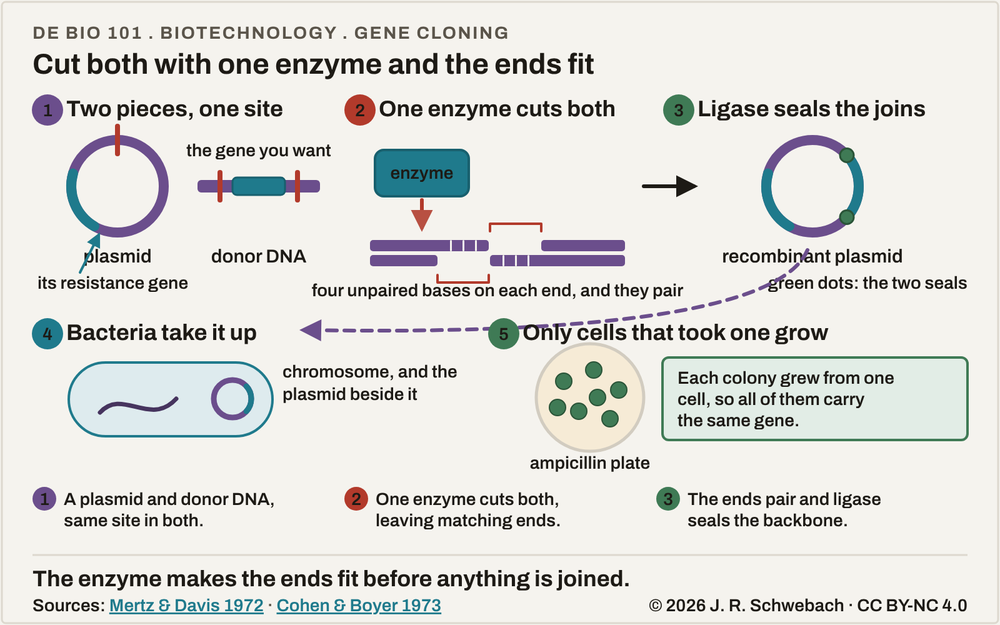
#> input picture _briefs/figures/06-cloning-a-gene.png, 1000 x 625 px, shrunk from 1600 x 1000 before the run
$ python t3-compare-cloning.py
#> lines starting #> are read from the running program, lines starting #| are printed output that depends on the picture; after the words box and inside, x2 and y2 are one past the last pixel; in counts of white or black regions, pixels touching at a corner belong together
#!/usr/bin/env python3
"""T3 for cloning: compare the stage screenshots written by mechanism-reel-tests-cloning.js with the delivered
PNG, which does not change for this build (D12). Prints the pixel-difference percentage at DE (the still's words)
and at SOL, and writes a two-up image of the DE frame. Run from the tests folder after the suite. No difference
is expected beyond text rendering: every traveller ends where the still draws it, the enzyme included, and the
opened ring's two arcs cover the same pixels as the still's full circle under the two seals."""
import sys
from PIL import Image
import numpy as np
ref=Image.open(sys.argv[1] if len(sys.argv)>1 else '../../06-cloning-a-gene.png').convert('RGB')
#> ref is the input picture: PIL image 1000x625 RGB; mean R, G, B 222.5, 222.4, 218.6
a=np.asarray(ref).astype(int)
for name in ('T3-cloning-final-step.png','T3-cloning-final-step-sol.png'):
    im=Image.open(name).convert('RGB').crop((0,0,ref.size[0],ref.size[1]))
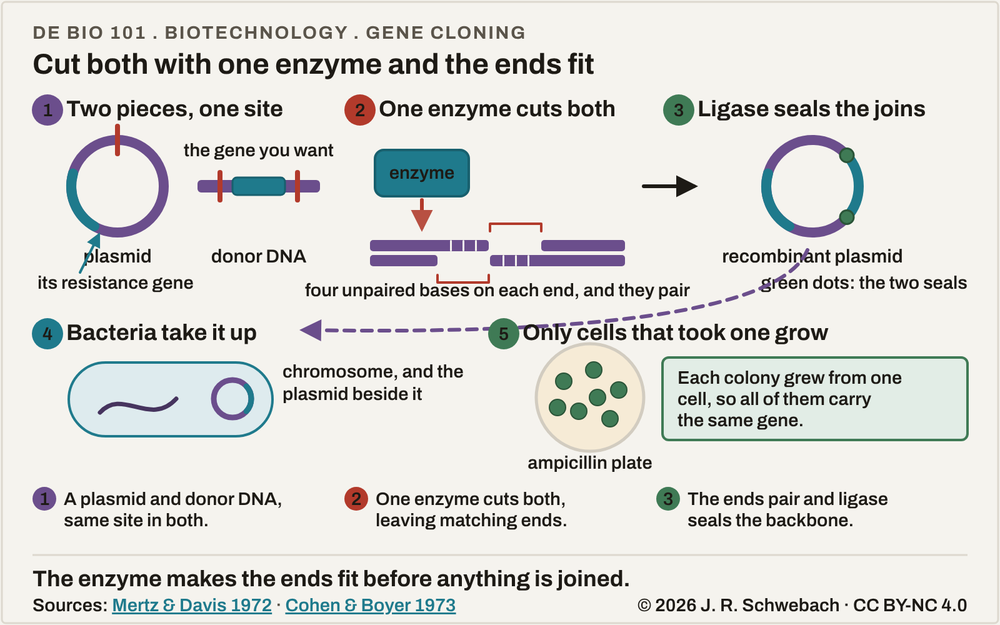
#> input picture _briefs/figures/_source/tests/T3-cloning-final-step.png, 1000 x 625 px, shrunk from 1600 x 1000 before the run
#> im is the input picture: PIL image 1000x625 RGB; mean R, G, B 222, 221.9, 218.2
    b=np.asarray(im).astype(int); d=np.abs(a-b).max(axis=2)
#> after `d = np.abs(a - b).max(axis=2)`:
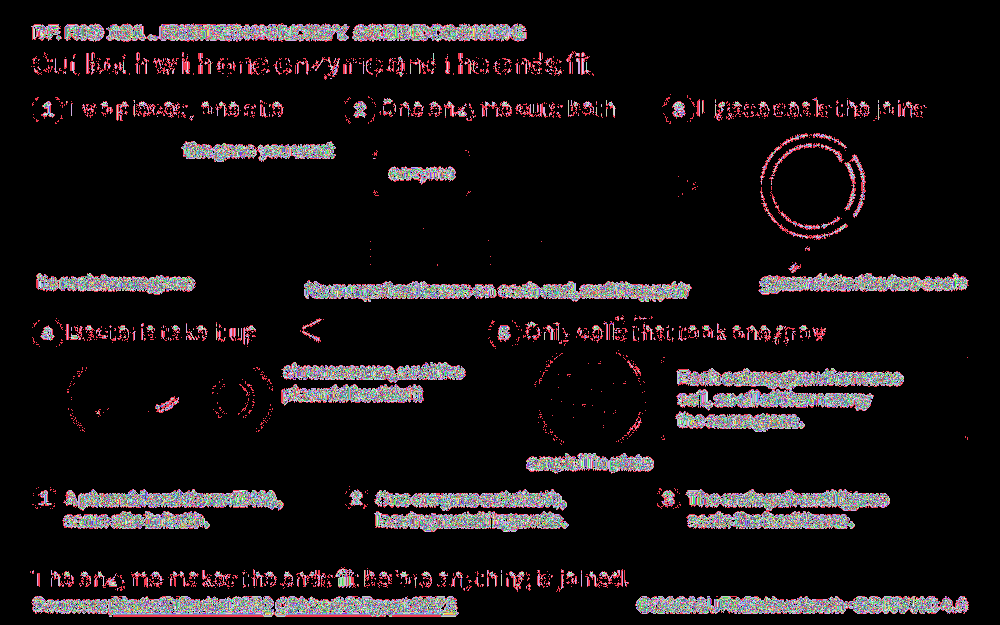
#> d: shape (625, 1000) int64; 256 distinct labels, from 0 to 255; one colour per label, 0 black
    print(f'--- {name}')
    for thr in (16,32,64): print(f'pixels differing by >{thr}: {100*(d>thr).mean():.3f}%')
#> this loop made 3 passes
#| pixels differing by >16: 6.157%
#| pixels differing by >32: 5.209%
#| pixels differing by >64: 4.035%
    H,W=d.shape; g=(d>32)
#> after `H, W = d.shape`: H = 625; W = 1000
#> after `g = d > 32`:
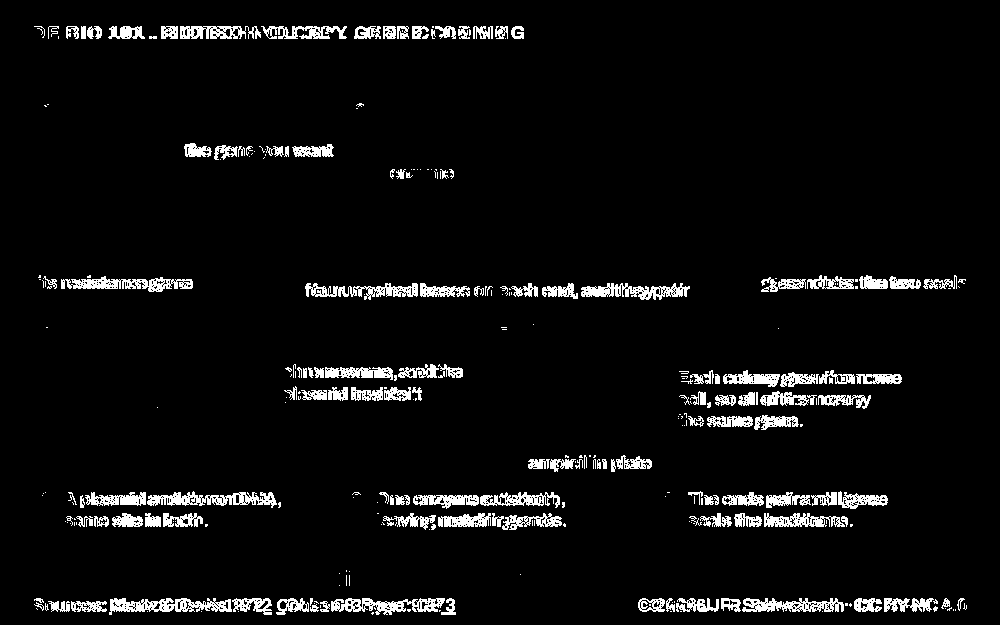
#> g: shape (625, 1000) bool; 5.2% white; 301 white regions (156 under 20 px), largest, box (x1, y1, x2, y2) and area: (109, 598, 232, 615) 1126, (147, 491, 277, 508) 1097, (61, 276, 193, 292) 1062
    print('diff % by region (5 rows x 8 cols):')
    for gy in range(5): print('  '+' '.join(f'{100*g[gy*H//5:(gy+1)*H//5, gx*W//8:(gx+1)*W//8].mean():5.1f}' for gx in range(8)))
#> this loop made 5 passes
#|     3.4   6.4   5.8   6.2   1.2   0.0   0.0   0.0
#|     0.0   3.3   3.4   1.3   0.0   0.0   0.0   0.0
#|     3.9   3.5   6.4   8.7   6.1   4.2   6.7   4.2
#|     1.3   3.8   6.4   6.6   6.0  11.0  18.1   1.6
#|     7.9  14.9   7.7  14.0   4.9   9.7  15.5   4.5
    if name=='T3-cloning-final-step.png':
        two=Image.new('RGB',(ref.size[0],ref.size[1]*2+20),'white'); two.paste(ref,(0,0)); two.paste(im,(0,ref.size[1]+20)); two.save('T3-cloning-reference-above-animation-below.png')
#> after `two = Image.new('RGB', (ref.size[0], ref.size[1] * 2 + 20), 'white')`: two: PIL image 1000x1270 RGB; every value is 255
#> after `two.paste(ref, (0, 0))`:
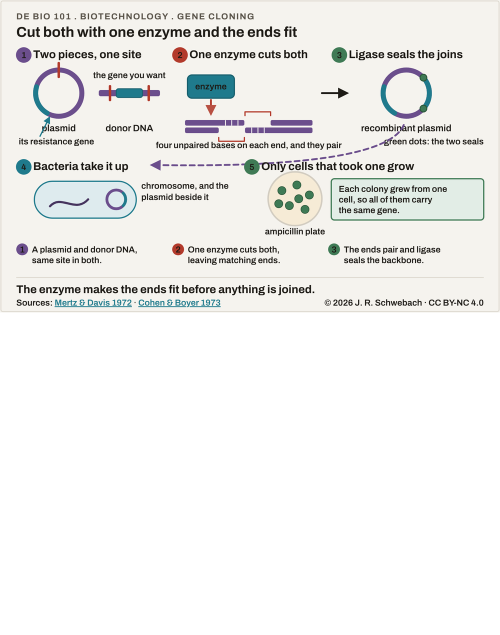
#> two: PIL image 1000x1270 RGB (shown at 1/2 size); mean R, G, B 239, 238.9, 237.1
#> after `two.paste(im, (0, ref.size[1] + 20))`:
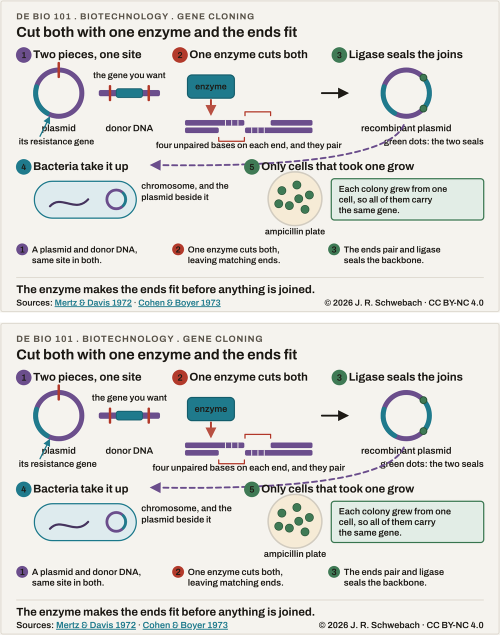
#> two: PIL image 1000x1270 RGB (shown at 1/2 size); mean R, G, B 222.8, 222.7, 219
#> pass 2 of the loop `for name in ('T3-cloning-final-step.png','T3-cloning-final-step-sol.pn..`:
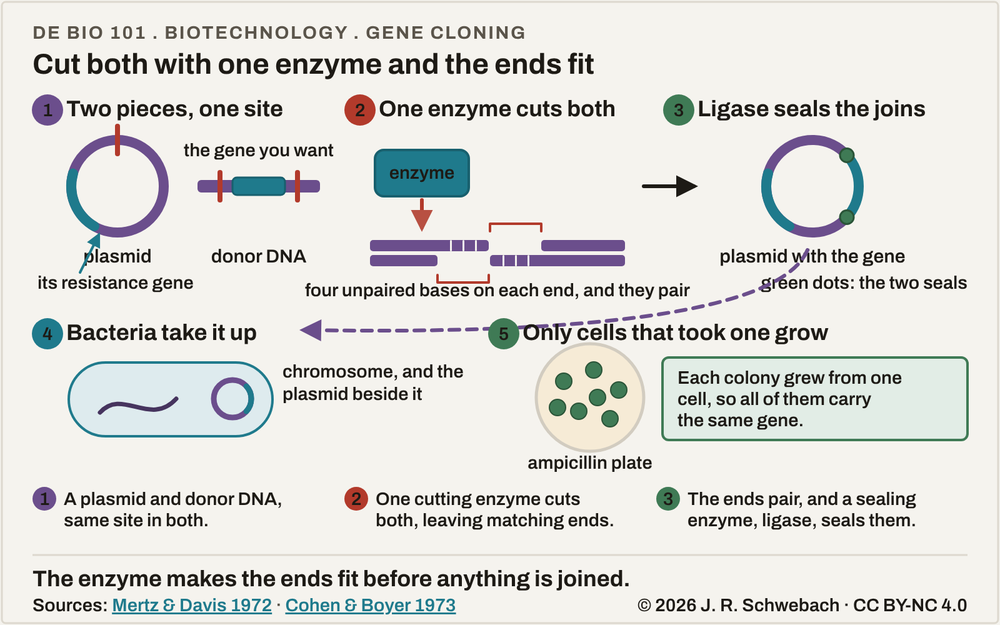
#> input picture _briefs/figures/_source/tests/T3-cloning-final-step-sol.png, 1000 x 625 px, shrunk from 1600 x 1000 before the run
#> im is the input picture: PIL image 1000x625 RGB; mean R, G, B 221.8, 221.7, 217.9
#> `d = np.abs(a - b).max(axis=2)`:
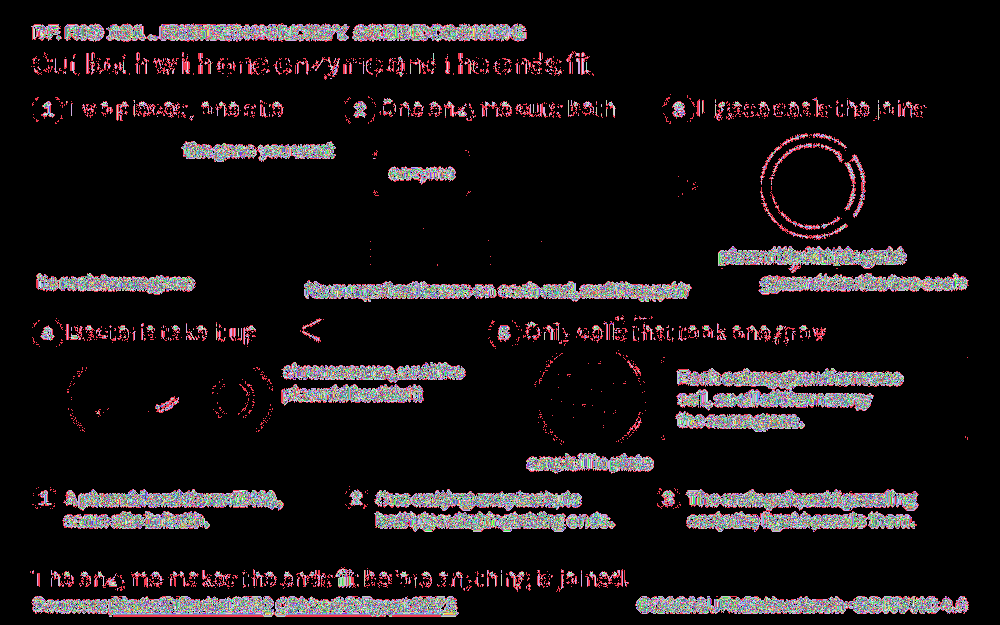
#> d: shape (625, 1000) int64; 256 distinct labels, from 0 to 255; one colour per label, 0 black
#> the loop `for thr in (16,32,64): print(f'pixels differing by >{thr}: {100*(d>thr..` made 3 passes
#| pixels differing by >16: 6.678%
#| pixels differing by >32: 5.670%
#| pixels differing by >64: 4.413%
#> `g = d > 32`:
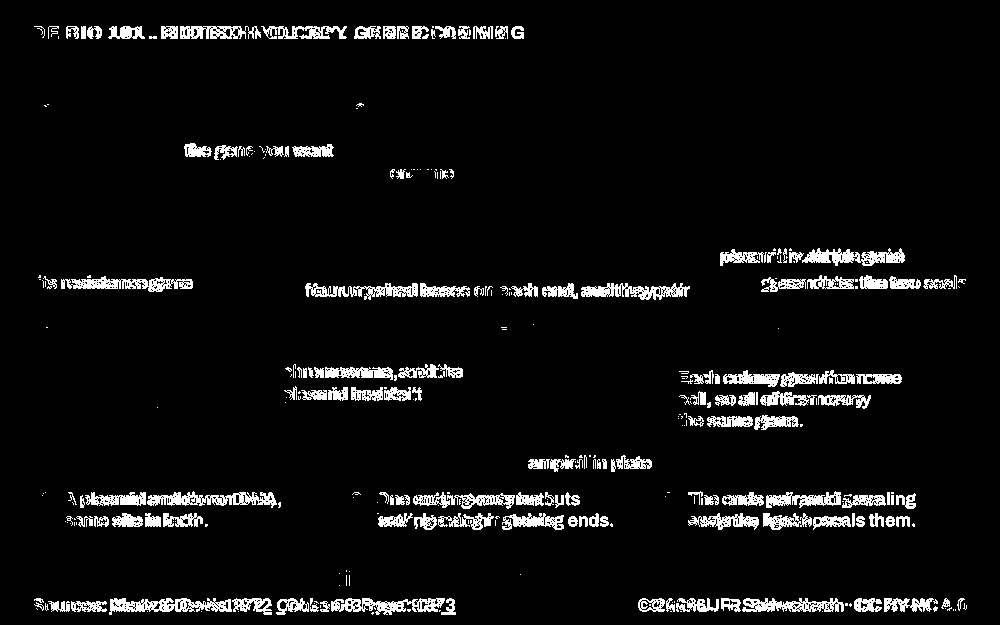
#> g: shape (625, 1000) bool; 5.7% white; 329 white regions (166 under 20 px), largest, box (x1, y1, x2, y2) and area: (109, 598, 232, 615) 1126, (147, 491, 277, 508) 1097, (61, 276, 193, 292) 1062
#> the loop `for gy in range(5): print('  '+' '.join(f'{100*g[gy*H//5:(gy+1)*H//5, ..` made 5 passes
#|     3.4   6.4   5.8   6.2   1.2   0.0   0.0   0.0
#|     0.0   3.3   3.4   1.3   0.0   0.0   0.2   0.1
#|     3.9   3.5   6.4   8.7   6.1   6.0  13.4   6.0
#|     1.3   3.8   6.4   6.6   6.3  11.0  17.9   2.4
#|     7.9  14.9   7.7  13.7   7.8  10.3  16.7   7.0
